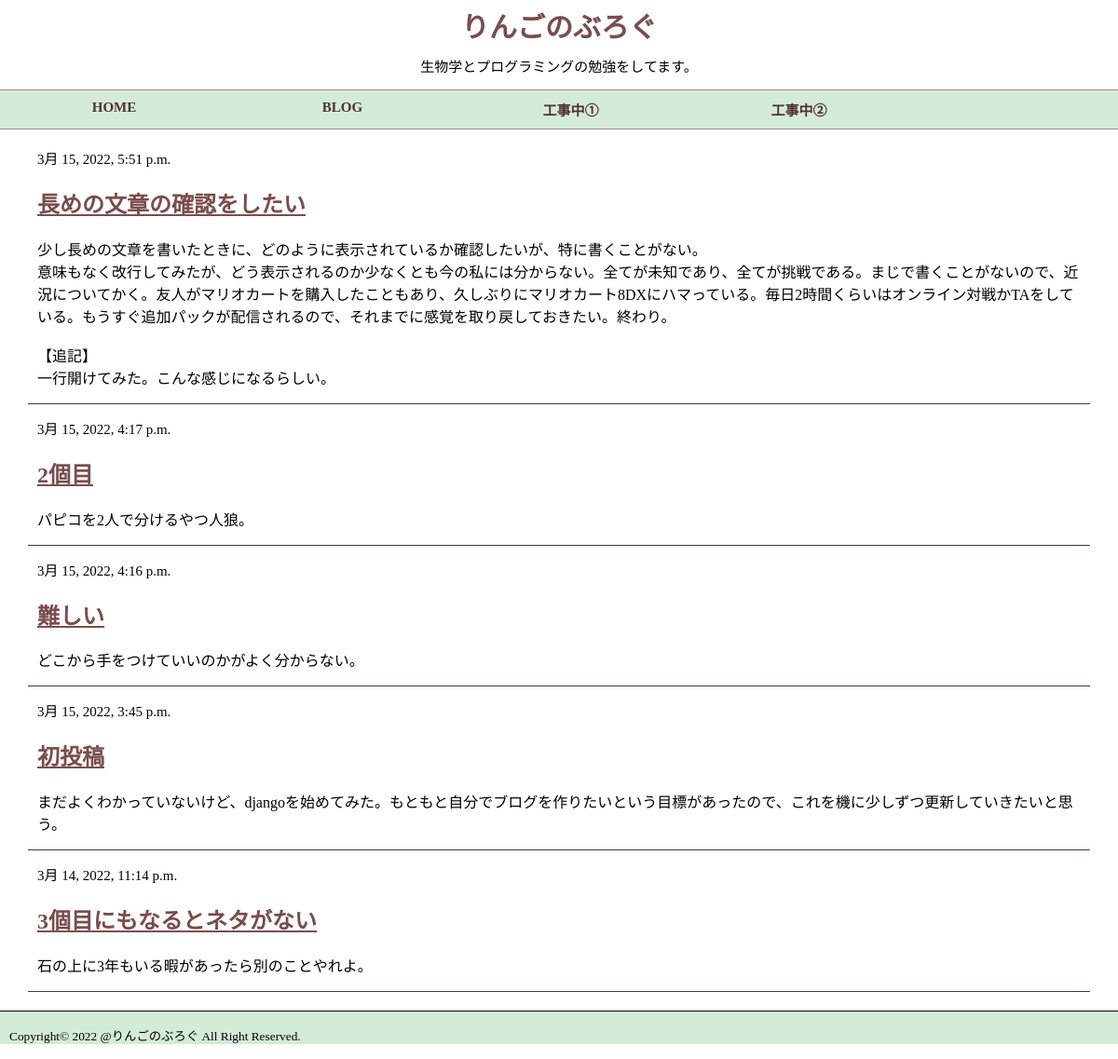
Before: / with the older database file.
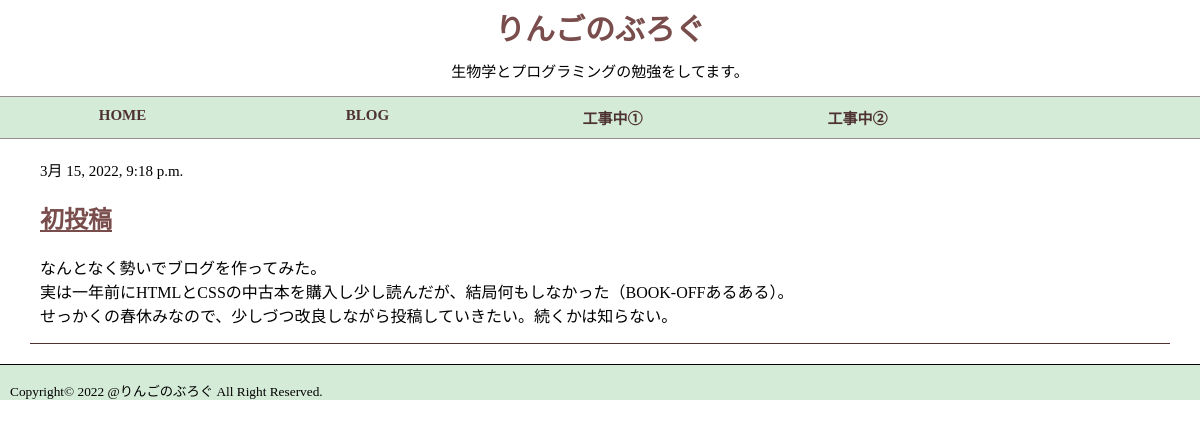
After: the same page with the newer database file.
### blog/models.py (models this page shows, shortened)
class Post(models.Model):
    author = models.ForeignKey(settings.AUTH_USER_MODEL, on_delete=models.CASCADE)
    title = models.CharField(max_length=200)
    text = models.TextField()
    create_date = models.DateTimeField(default=timezone.now)
    published_date = models.DateTimeField(blank=True, null=True)

### blog/views.py (the view)
# urls.py: path('', views.post_list, name='post_list'),
def post_list(request):
    posts = Post.objects.filter(published_date__lte=timezone.now()).order_by('-published_date')
    return render(request, 'blog/post_list.html', {'posts' : posts})

### blog/templates/blog/post_list.html
{% extends 'blog/base.html' %}
{% block content %}
    {% for post in posts %}
        <div class="post">
            <div class="date">
                <p>{{ post.published_date }}</p>
            </div>
            <h2><a href="{% url 'post_detail' pk=post.pk %}">{{ post.title }}</a></h2>
            <p>{{ post.text|linebreaksbr }}</p>
        </div>
    {% endfor %}
{% endblock %}

### blog/templates/blog/base.html (shortened to what this page needs)
{% load static %}
<html>
    <head>
        <link rel="stylesheet" href="{% static 'css/blog.css' %}">
    </head>
    <body>
        <div id="page">
            <div id="page-header">
                <h1 id="siteTitle"><a href="/">りんごのぶろぐ</a></h1>
                <p id="catchcopy">生物学とプログラミングの勉強をしてます。</p>
                <nav class="globalNavi">
                    <ul>
                        <li><a href="/">HOME</a></li>
                        <li><a href="/">BLOG</a></li>
                        <li><a href="/">工事中①</a></li>
                        <li><a href="/">工事中②</a></li>
                    </ul>
                </nav>
            </div>
            <div id="page-body">
                {% block content %}
                {% endblock %}
            </div>
            <div id ="page-footer">
                <p id="copyright"><small>Copyright&copy; 2022 @りんごのぶろぐ All Right Reserved.</small></p>
            </div>
        </div>
    </body>
</html>

### blog/static/css/blog.css (style rules this page uses)
h2 { color: #7a4d4d; }
h2 a { color: #7a4d4d; }
body { font-family: "MS Pゴシック" ; margin: 0px; }
#page-header { background-color: #ffffff; margin: 0px; }
#page-header .globalNavi { background-color: #D4EBD7;; border: solid #9b8d8d; border-width: 1px 0; padding: 10px 0; }
#page-header .globalNavi ul { padding: 0; text-align: center; margin: 0 auto; }
#page-header .globalNavi ul:after { content: ""; clear: both; display: block; }
#page-header .globalNavi ul li { list-style: none; width: 245px; float: left; }
#page-header .globalNavi ul li a { color: #4e3232; font-size: 15px; font-weight: bold; text-decoration: none; display: block; }
#page-body { margin: 20px 30px; }
#siteTitle { margin: 0px; font-size: 30px; line-height: 2; margin-bottom: 0; text-align: center; }
#siteTitle a { color: #7a4d4d; text-decoration: none; }
#catchcopy { font-size: 15px; margin-top: 0; text-align: center; }
#page-footer { border-top: solid 1px #000000; margin-top: 15px; padding-left: 10px; background-color: #D4EBD7; }
.post { margin-top: 10px; padding-left: 10px; padding-right: 10px; background-color: #ffffff; border-bottom: solid 1px #4e3232; }
.date { font-size: 15px; }

Changed rows visible on the page:
removed Post: published_date "3月 15, 2022, 5:51 p.m.", title "長めの文章の確認をしたい", text "少し長めの文章を書いたときに、どのように表示されているか確認したいが、特に書くことがない。 意味もなく改行してみたが、どう表示されるのか少なくとも今の私には分からない。全てが未知であり、全てが挑戦である。まじで書くことがないので、近況についてかく。友人がマリオカートを購入したこともあり、久しぶりにマリオカート8DXにハマっている。毎日2時間くらいはオンライン対戦かTAをしている。もうすぐ追加パックが配信されるので、それまでに感覚を取り戻しておきたい。終わり。 【追記】 一行開けてみた。こんな感じになるらしい。"
removed Post: published_date "3月 15, 2022, 4:17 p.m.", title "2個目", text "パピコを2人で分けるやつ人狼。"
removed Post: published_date "3月 15, 2022, 4:16 p.m.", title "難しい", text "どこから手をつけていいのかがよく分からない。"
removed Post: published_date "3月 15, 2022, 3:45 p.m.", title "初投稿", text "まだよくわかっていないけど、djangoを始めてみた。もともと自分でブログを作りたいという目標があったので、これを機に少しずつ更新していきたいと思う。"
removed Post: published_date "3月 14, 2022, 11:14 p.m.", title "3個目にもなるとネタがない", text "石の上に3年もいる暇があったら別のことやれよ。"
added Post: published_date "3月 15, 2022, 9:18 p.m.", title "初投稿", text "なんとなく勢いでブログを作ってみた。 実は一年前にHTMLとCSSの中古本を購入し少し読んだが、結局何もしなかった（BOOK-OFFあるある）。 せっかくの春休みなので、少しづつ改良しながら投稿していきたい。続くかは知らない。"
